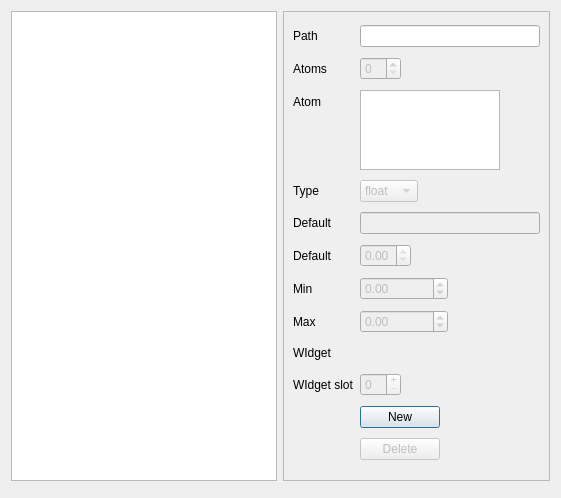
<ui version="4.0" >
 <class>Dialog</class>
 <widget class="QDialog" name="Dialog" >
  <property name="geometry" >
   <rect>
    <x>0</x>
    <y>0</y>
    <width>561</width>
    <height>498</height>
   </rect>
  </property>
  <property name="windowTitle" >
   <string>ParamEditor</string>
  </property>
  <layout class="QVBoxLayout" name="verticalLayout_2" >
   <item>
    <layout class="QVBoxLayout" name="verticalLayout" >
     <item>
      <layout class="QHBoxLayout" name="horizontalLayout" >
       <item>
        <widget class="QListWidget" name="paramListWidget" >
         <property name="dragEnabled" >
          <bool>true</bool>
         </property>
         <property name="dragDropMode" >
          <enum>QAbstractItemView::DragOnly</enum>
         </property>
        </widget>
       </item>
       <item>
        <widget class="QFrame" name="frame" >
         <property name="frameShape" >
          <enum>QFrame::StyledPanel</enum>
         </property>
         <property name="frameShadow" >
          <enum>QFrame::Raised</enum>
         </property>
         <layout class="QFormLayout" name="formLayout_2" >
          <property name="fieldGrowthPolicy" >
           <enum>QFormLayout::ExpandingFieldsGrow</enum>
          </property>
          <item row="0" column="0" >
           <widget class="QLabel" name="label" >
            <property name="text" >
             <string>Path</string>
            </property>
           </widget>
          </item>
          <item row="0" column="1" >
           <widget class="QLineEdit" name="pathLineEdit" >
            <property name="minimumSize" >
             <size>
              <width>180</width>
              <height>0</height>
             </size>
            </property>
           </widget>
          </item>
          <item row="1" column="0" >
           <widget class="QLabel" name="label_15" >
            <property name="text" >
             <string>Atoms</string>
            </property>
           </widget>
          </item>
          <item row="1" column="1" >
           <widget class="QSpinBox" name="atomSpinBox" >
            <property name="enabled" >
             <bool>false</bool>
            </property>
           </widget>
          </item>
          <item row="2" column="0" >
           <widget class="QLabel" name="label_22" >
            <property name="text" >
             <string>Atom</string>
            </property>
           </widget>
          </item>
          <item row="2" column="1" >
           <widget class="QListWidget" name="atomListWidget" >
            <property name="enabled" >
             <bool>true</bool>
            </property>
            <property name="maximumSize" >
             <size>
              <width>140</width>
              <height>80</height>
             </size>
            </property>
           </widget>
          </item>
          <item row="3" column="0" >
           <widget class="QLabel" name="label_2" >
            <property name="text" >
             <string>Type</string>
            </property>
           </widget>
          </item>
          <item row="3" column="1" >
           <widget class="QComboBox" name="typeComboBox" >
            <property name="enabled" >
             <bool>false</bool>
            </property>
            <item>
             <property name="text" >
              <string>float</string>
             </property>
            </item>
            <item>
             <property name="text" >
              <string>int</string>
             </property>
            </item>
            <item>
             <property name="text" >
              <string>str</string>
             </property>
            </item>
            <item>
             <property name="text" >
              <string>bool</string>
             </property>
            </item>
            <item>
             <property name="text" >
              <string>Bang</string>
             </property>
            </item>
           </widget>
          </item>
          <item row="4" column="0" >
           <widget class="QLabel" name="defaultEditLabel" >
            <property name="text" >
             <string>Default</string>
            </property>
           </widget>
          </item>
          <item row="4" column="1" >
           <widget class="QLineEdit" name="defaultEdit" >
            <property name="enabled" >
             <bool>false</bool>
            </property>
           </widget>
          </item>
          <item row="6" column="0" >
           <widget class="QLabel" name="defaultSpinBoxLabel" >
            <property name="text" >
             <string>Default</string>
            </property>
           </widget>
          </item>
          <item row="6" column="1" >
           <widget class="QDoubleSpinBox" name="defaultSpinBox" >
            <property name="enabled" >
             <bool>false</bool>
            </property>
            <property name="maximum" >
             <double>0.000000000000000</double>
            </property>
           </widget>
          </item>
          <item row="7" column="0" >
           <widget class="QLabel" name="label_4" >
            <property name="text" >
             <string>Min</string>
            </property>
           </widget>
          </item>
          <item row="7" column="1" >
           <widget class="QDoubleSpinBox" name="minSpinBox" >
            <property name="enabled" >
             <bool>false</bool>
            </property>
            <property name="minimum" >
             <double>-999999.000000000000000</double>
            </property>
            <property name="maximum" >
             <double>999999.000000000000000</double>
            </property>
            <property name="value" >
             <double>0.000000000000000</double>
            </property>
           </widget>
          </item>
          <item row="8" column="0" >
           <widget class="QLabel" name="label_9" >
            <property name="text" >
             <string>Max</string>
            </property>
           </widget>
          </item>
          <item row="8" column="1" >
           <widget class="QDoubleSpinBox" name="maxSpinBox" >
            <property name="enabled" >
             <bool>false</bool>
            </property>
            <property name="minimum" >
             <double>-999999999.000000000000000</double>
            </property>
            <property name="maximum" >
             <double>999999999.000000000000000</double>
            </property>
           </widget>
          </item>
          <item row="9" column="0" >
           <widget class="QLabel" name="label_11" >
            <property name="text" >
             <string>WIdget</string>
            </property>
           </widget>
          </item>
          <item row="9" column="1" >
           <widget class="MyLineEdit" name="widgetEdit" >
            <property name="enabled" >
             <bool>false</bool>
            </property>
            <property name="frame" >
             <bool>false</bool>
            </property>
            <property name="readOnly" >
             <bool>false</bool>
            </property>
           </widget>
          </item>
          <item row="10" column="0" >
           <widget class="QLabel" name="label_12" >
            <property name="text" >
             <string>WIdget slot</string>
            </property>
           </widget>
          </item>
          <item row="10" column="1" >
           <widget class="QSpinBox" name="widgetSlot" >
            <property name="enabled" >
             <bool>false</bool>
            </property>
            <property name="frame" >
             <bool>true</bool>
            </property>
            <property name="readOnly" >
             <bool>false</bool>
            </property>
            <property name="buttonSymbols" >
             <enum>QAbstractSpinBox::PlusMinus</enum>
            </property>
           </widget>
          </item>
          <item row="12" column="1" >
           <widget class="QPushButton" name="newButton" >
            <property name="enabled" >
             <bool>true</bool>
            </property>
            <property name="text" >
             <string>New</string>
            </property>
           </widget>
          </item>
          <item row="13" column="1" >
           <widget class="QPushButton" name="deleteButton" >
            <property name="enabled" >
             <bool>false</bool>
            </property>
            <property name="text" >
             <string>Delete</string>
            </property>
           </widget>
          </item>
         </layout>
        </widget>
       </item>
      </layout>
     </item>
    </layout>
   </item>
   <item>
    <widget class="QDialogButtonBox" name="buttonBox" >
     <property name="standardButtons" >
      <set>QDialogButtonBox::NoButton</set>
     </property>
    </widget>
   </item>
  </layout>
 </widget>
 <customwidgets>
  <customwidget>
   <class>MyLineEdit</class>
   <extends>QLineEdit</extends>
   <header>mylineedit.h</header>
  </customwidget>
 </customwidgets>
 <resources/>
 <connections>
  <connection>
   <sender>buttonBox</sender>
   <signal>accepted()</signal>
   <receiver>Dialog</receiver>
   <slot>accept()</slot>
   <hints>
    <hint type="sourcelabel" >
     <x>283</x>
     <y>482</y>
    </hint>
    <hint type="destinationlabel" >
     <x>285</x>
     <y>463</y>
    </hint>
   </hints>
  </connection>
  <connection>
   <sender>buttonBox</sender>
   <signal>rejected()</signal>
   <receiver>Dialog</receiver>
   <slot>reject()</slot>
   <hints>
    <hint type="sourcelabel" >
     <x>191</x>
     <y>483</y>
    </hint>
    <hint type="destinationlabel" >
     <x>187</x>
     <y>470</y>
    </hint>
   </hints>
  </connection>
 </connections>
</ui>
